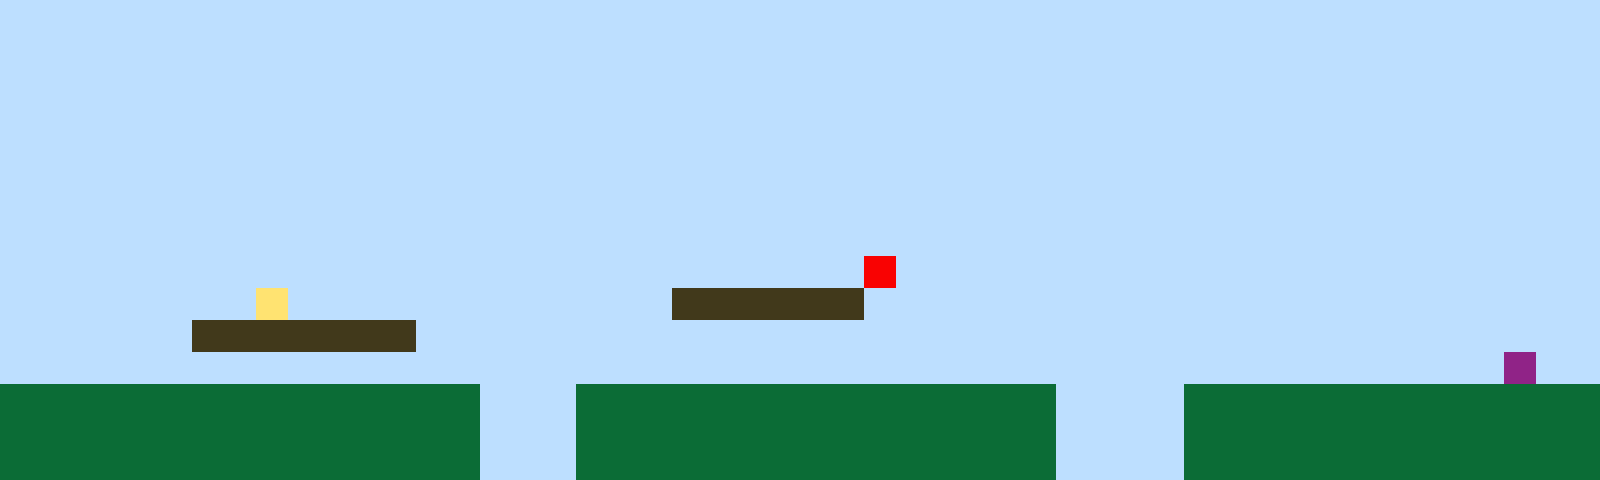

A level layout from a 2D game, rendered from its tile map. Below: a short description, then the map file with its tile-grid data intact:
An orthogonal 50x15 tile map with 32x32 px tiles, 1 tile layer (Tile Layer 1).

<map version="1.10" tiledversion="1.11.2" orientation="orthogonal" renderorder="right-up" width="50" height="15" tilewidth="32" tileheight="32" infinite="0" nextlayerid="2" nextobjectid="1"><editorsettings><export target="map1.csv" format="csv" /></editorsettings><tileset firstgid="1" name="sprites" tilewidth="32" tileheight="32" tilecount="6" columns="3"><image source="sprites.png" width="96" height="64" /></tileset><layer id="1" name="Tile Layer 1" width="50" height="15"><data encoding="csv">1,1,1,1,1,1,1,1,1,1,1,1,1,1,1,1,1,1,1,1,1,1,1,1,1,1,1,1,1,1,1,1,1,1,1,1,1,1,1,1,1,1,1,1,1,1,1,1,1,1,1,1,1,1,1,1,1,1,1,1,1,1,1,1,1,1,1,1,1,1,1,1,1,1,1,1,1,1,1,1,1,1,1,1,1,1,1,1,1,1,1,1,1,1,1,1,1,1,1,1,1,1,1,1,1,1,1,1,1,1,1,1,1,1,1,1,1,1,1,1,1,1,1,1,1,1,1,1,1,1,1,1,1,1,1,1,1,1,1,1,1,1,1,1,1,1,1,1,1,1,1,1,1,1,1,1,1,1,1,1,1,1,1,1,1,1,1,1,1,1,1,1,1,1,1,1,1,1,1,1,1,1,1,1,1,1,1,1,1,1,1,1,1,1,1,1,1,1,1,1,1,1,1,1,1,1,1,1,1,1,1,1,1,1,1,1,1,1,1,1,1,1,1,1,1,1,1,1,1,1,1,1,1,1,1,1,1,1,1,1,1,1,1,1,1,1,1,1,1,1,1,1,1,1,1,1,1,1,1,1,1,1,1,1,1,1,1,1,1,1,1,1,1,1,1,1,1,1,1,1,1,1,1,1,1,1,1,1,1,1,1,1,1,1,1,1,1,1,1,1,1,1,1,1,1,1,1,1,1,1,1,1,1,1,1,1,1,1,1,1,1,1,1,1,1,1,1,1,1,1,1,1,1,1,1,1,1,1,1,1,1,1,1,1,1,1,1,1,1,1,1,1,1,1,1,1,1,1,1,1,1,1,1,1,1,1,1,1,1,1,1,1,1,1,1,1,1,1,1,1,1,1,1,1,1,1,1,1,1,1,1,1,1,1,1,1,1,1,1,1,1,1,1,1,1,1,1,1,1,1,1,1,1,1,1,1,1,1,1,1,1,1,1,1,1,1,1,5,1,1,1,1,1,1,1,1,1,1,1,1,1,1,1,1,1,1,1,1,1,1,1,1,1,1,1,1,1,1,4,1,1,1,1,1,1,1,1,1,1,1,1,3,3,3,3,3,3,1,1,1,1,1,1,1,1,1,1,1,1,1,1,1,1,1,1,1,1,1,1,1,1,1,1,1,1,1,3,3,3,3,3,3,3,1,1,1,1,1,1,1,1,1,1,1,1,1,1,1,1,1,1,1,1,1,1,1,1,1,1,1,1,1,1,1,1,1,1,1,1,1,1,1,1,1,1,1,1,1,1,1,1,1,1,1,1,1,1,1,1,1,1,1,1,1,1,1,1,1,1,1,1,1,1,1,1,1,1,1,1,1,1,1,1,1,1,1,1,6,1,1,2,2,2,2,2,2,2,2,2,2,2,2,2,2,2,1,1,1,2,2,2,2,2,2,2,2,2,2,2,2,2,2,2,1,1,1,1,2,2,2,2,2,2,2,2,2,2,2,2,2,2,2,2,2,2,2,2,2,2,2,2,2,2,2,2,1,1,1,2,2,2,2,2,2,2,2,2,2,2,2,2,2,2,1,1,1,1,2,2,2,2,2,2,2,2,2,2,2,2,2,2,2,2,2,2,2,2,2,2,2,2,2,2,2,2,1,1,1,2,2,2,2,2,2,2,2,2,2,2,2,2,2,2,1,1,1,1,2,2,2,2,2,2,2,2,2,2,2,2,2</data></layer></map>
